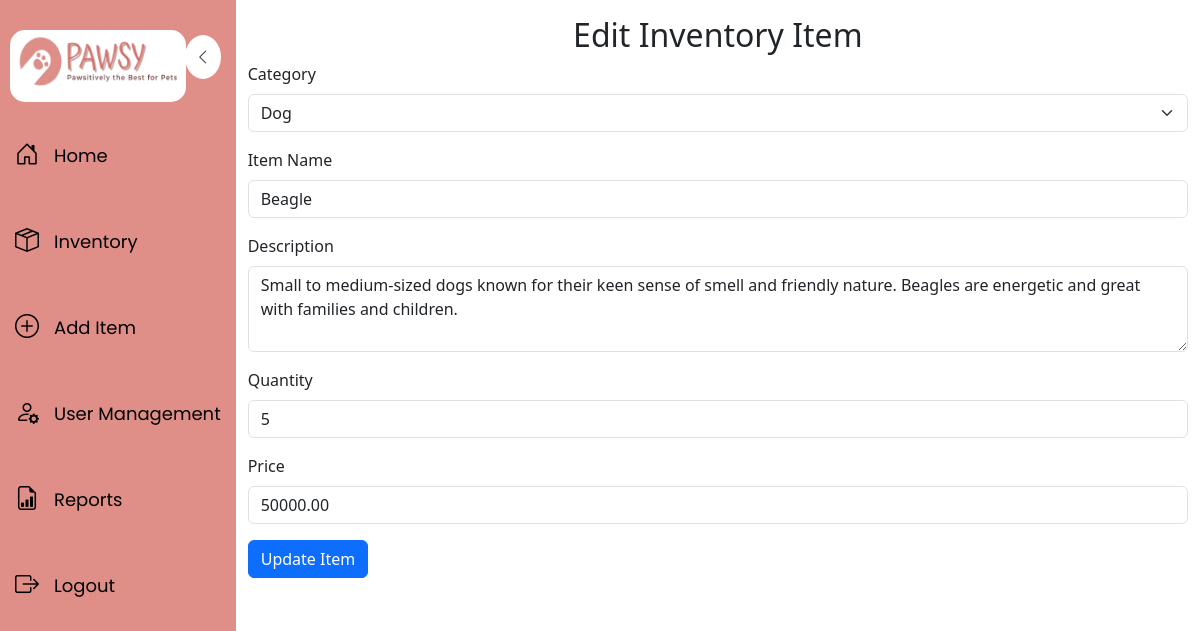
/public/edit_item.php?id=10 (signed in), run on an earlier commit of the app's database.
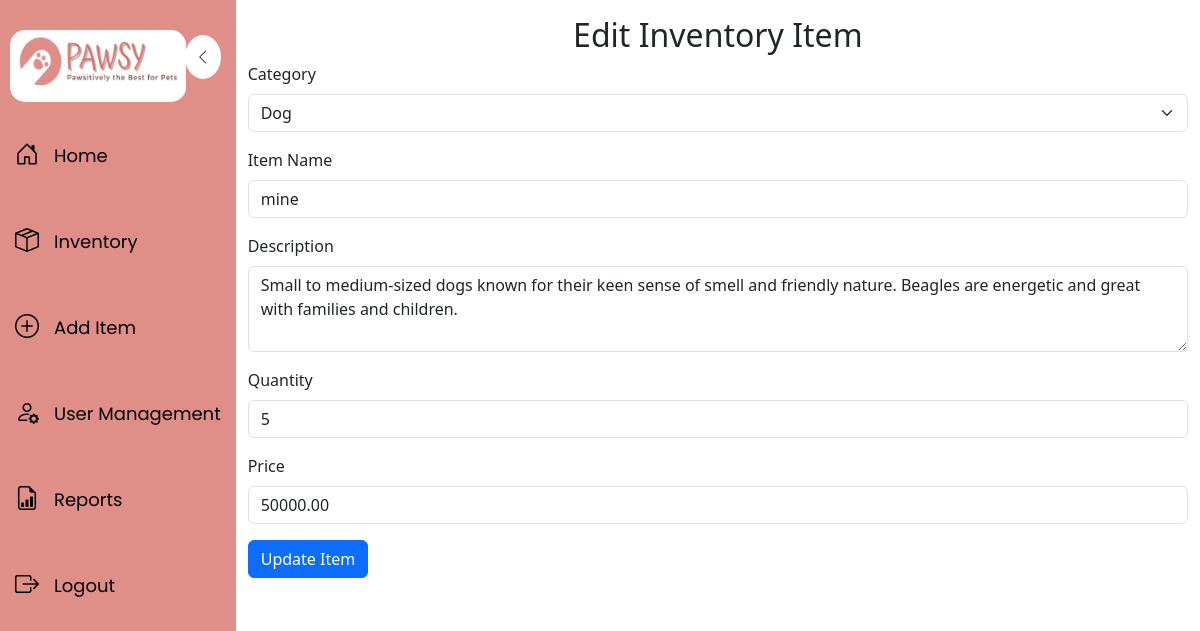
And on a later commit of the database.
### tables this page shows
CREATE TABLE IF NOT EXISTS `inventory` (
  `id` int NOT NULL AUTO_INCREMENT,
  `name` varchar(255) NOT NULL,
  `description` text,
  `quantity` int NOT NULL,
  `price` decimal(10,2) NOT NULL,
  `category` varchar(100) DEFAULT NULL,
  `created_at` timestamp NULL DEFAULT CURRENT_TIMESTAMP,
  PRIMARY KEY (`id`)
);

CREATE TABLE IF NOT EXISTS `categories` (
  `id` int NOT NULL AUTO_INCREMENT,
  `name` varchar(100) NOT NULL,
  PRIMARY KEY (`id`)
);

### public/edit_item.php (the view, shortened to what this page needs)
<?php
require '../config.php';
$id = $_GET['id'];
$stmt = $pdo->prepare("SELECT * FROM inventory WHERE id = ?");
$stmt->execute([$id]);
$item = $stmt->fetch();
$categories = $pdo->query("SELECT * FROM categories")->fetchAll();
?>
<!DOCTYPE html>
<html lang="en">
<head>
    <link href="https://cdn.jsdelivr.net/npm/bootstrap@5.3.0/dist/css/bootstrap.min.css" rel="stylesheet">
</head>
<body>
    <div class="d-flex">
        <?php include 'dashboard.php'; ?>
        <div class="container-fluid mt-3">
            <h2 class="text-center">Edit Inventory Item</h2>
            <form method="POST" action="../backend/edit_item.php">
                <div class="mb-3">
                    <label for="category_id" class="form-label">Category</label>
                    <select class="form-select" id="category_id" name="category_id" required>
                        <?php foreach ($categories as $category): ?>
                            <option value="<?= $category['id'] ?>" <?= $category['name'] == $item['category'] ? 'selected' : '' ?>>
                                <?= $category['name'] ?>
                            </option>
                        <?php endforeach; ?>
                    </select>
                </div>
                <div class="mb-3">
                    <label for="name" class="form-label">Item Name</label>
                    <input type="text" class="form-control" id="name" name="name" value="<?= htmlspecialchars($item['name']) ?>" required>
                </div>
                <div class="mb-3">
                    <label for="description" class="form-label">Description</label>
                    <textarea class="form-control" id="description" name="description" rows="3" required><?= htmlspecialchars($item['description']) ?></textarea>
                </div>
                <div class="mb-3">
                    <label for="quantity" class="form-label">Quantity</label>
                    <input type="number" class="form-control" id="quantity" name="quantity" value="<?= htmlspecialchars($item['quantity']) ?>" min="1" required>
                </div>
                <div class="mb-3">
                    <label for="price" class="form-label">Price</label>
                    <input type="number" step="0.01" class="form-control" id="price" name="price" value="<?= htmlspecialchars($item['price']) ?>" min="0.01" required>
                </div>
                <button type="submit" class="btn btn-primary">Update Item</button>
            </form>
        </div>
    </div>
</body>
</html>

What changed in the data, as far as the page shows it:
changed inventory "Dog": name "Beagle" → "mine"
